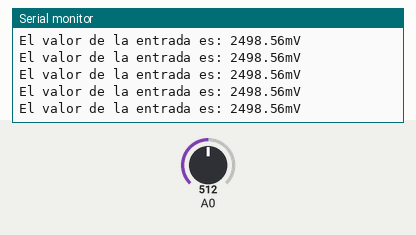
Simulated run of this sketch. Board: Arduino Uno, built with avr-gcc and run on an emulated ATmega328P. On the bench: the last lines printed to the serial monitor. The test bench sets the inputs (shaded band); at power-on: A0 = 512.

Above: at 1.2 s.
1.3 s: A0 set to 716
At 1.32 s:
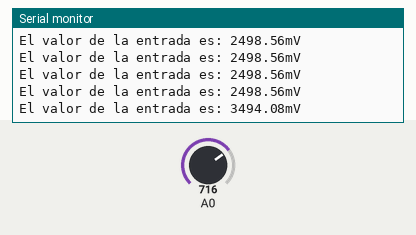
2.8 s: A0 set to 900
At 2.83 s:
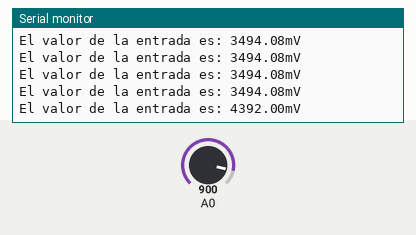
Timing chart, 0 to 5.8 s (numbered marks = the images above; inputs shaded):
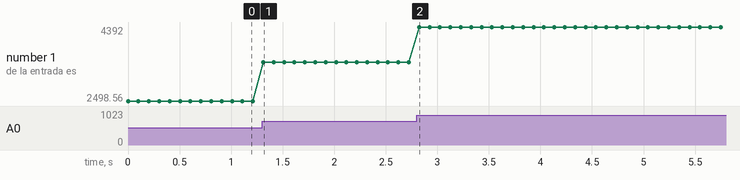

Measured:
- after the input at 1.3 s, the serial monitor: prints a new line at once (image 1)
- after the input at 2.8 s, the serial monitor: prints a new line at once (image 2)
- plotted number 1: 2498.56 → 3494.08 after the input at 1.3 s, 3494.08 → 4392 after the input at 2.8 s

The sketch:

analogicas.ino
```cpp
/*
   Ejemplo de uso de entrada analógica
*/

int potenciometro;
float resultado;

void setup() {

  Serial.begin(9600);

}

void loop() {

  //Obtener la lectura del canal A0
  potenciometro = analogRead(A0);

  //Convertir a mV
  resultado = potenciometro * 4.88;

  //Mostrar mediante el terminal
  Serial.print("El valor de la entrada es: ");
  Serial.print(resultado);
  Serial.println("mV");

  delay(100);
}
```
